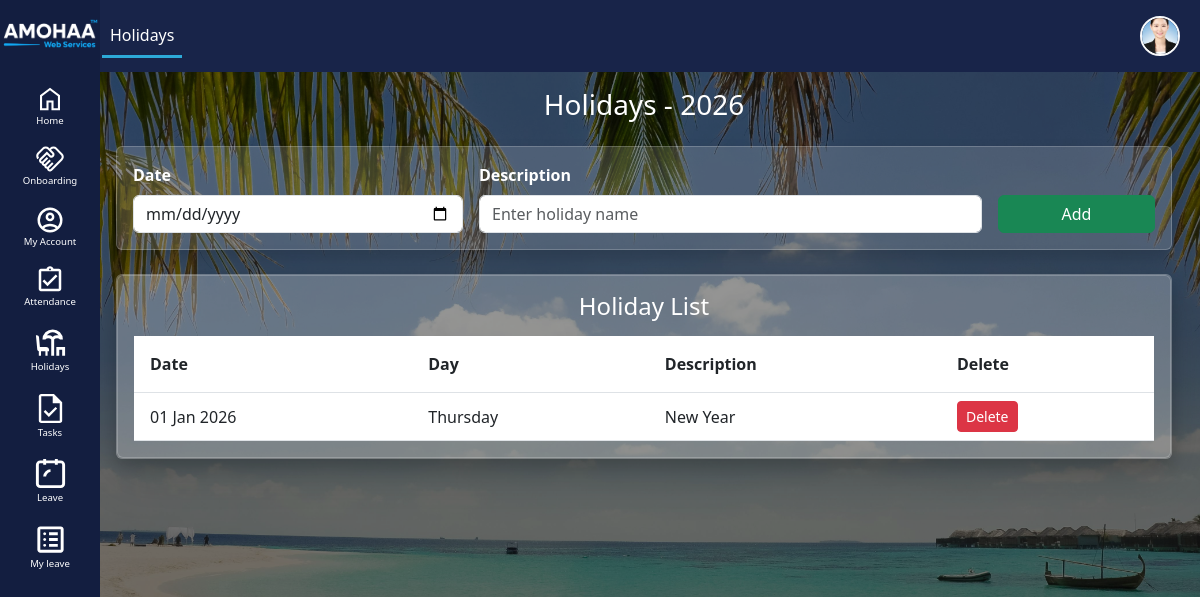
The page /main/holidays/ (signed in) on the database its author committed.
### employee_portal/models.py (models this page shows, shortened)
class Employee(models.Model):
    ROLE_CHOICES = (
        ("admin", "Admin"),
        ("employee", "Employee"),
    )
    user = models.OneToOneField(User, on_delete=models.CASCADE)
    role = models.CharField(max_length=20, choices=ROLE_CHOICES, default="employee")
    DESIGNATION_CHOICES = [
        ("CEO", "CEO"),
        ("Administration", "Administration"),
        ("Manager", "Manager"),
        ("Assistant Manager", "Assistant Manager"),
        ("Team Member", "Team Member"),
        ("Managing Director", "Managing Director"),
        ("Chief Executive Officer", "Chief Executive Officer"),
        ("Software Engineer", "Software Engineer"),
        ("Web Developer", "Web Developer"),
        ("Frontend Developer", "Frontend Developer"),
        ("Backend Developer", "Backend Developer"),
        ("Full Stack Developer", "Full Stack Developer"),
        ("Team Lead", "Team Lead"),
        ("Technical Lead", "Technical Lead"),
        ("Senior Manager", "Senior Manager"),
        ("Consultant", "Consultant"),
        ("Junior Developer", "Junior Developer"),
        ("Trainee", "Trainee"),
        ("Intern", "Intern"),
    ]
    user = models.OneToOneField(User, on_delete=models.CASCADE, null=True, blank=True)
    check_in_status = models.BooleanField(default=False)
    first_name = models.CharField(max_length=100)
    last_name = models.CharField(max_length=100, blank=True, null=True)
    official_email = models.EmailField(unique=True)
    phone = models.CharField(max_length=15, blank=True, null=True)
    dob = models.DateField(blank=True, null=True)
    uan_number = models.CharField(max_length=20, blank=True, null=True)
    aadhaar_number = models.CharField(max_length=20, blank=True, null=True)
    pan_number = models.CharField(max_length=20, blank=True, null=True)
    photo = models.ImageField(upload_to="employee_photos/", blank=True, null=True)
    present_address_line1 = models.CharField(max_length=255, blank=True, null=True)
    present_address_line2 = models.CharField(max_length=255, blank=True, null=True)
    present_city = models.CharField(max_length=100, blank=True, null=True)
    present_state = models.CharField(max_length=100, blank=True, null=True)
    present_country = models.CharField(max_length=100, blank=True, null=True)
    present_postal_code = models.CharField(max_length=20, blank=True, null=True)
    permanent_same_as_present = models.BooleanField(
        default=False, null=True, blank=True
    )
    permanent_address_line1 = models.CharField(max_length=255, blank=True, null=True)
    permanent_address_line2 = models.CharField(max_length=255, blank=True, null=True)
    permanent_city = models.CharField(max_length=100, blank=True, null=True)
    permanent_state = models.CharField(max_length=100, blank=True, null=True)
    permanent_country = models.CharField(max_length=100, blank=True, null=True)
    permanent_postal_code = models.CharField(max_length=20, blank=True, null=True)
    source_of_hire = models.CharField(max_length=100, blank=True, null=True)
    department = models.CharField(max_length=100, blank=True, null=True)
    experience = models.CharField(max_length=100, blank=True, null=True)
    skill_set = models.CharField(max_length=255, blank=True, null=True)
    highest_qualification = models.CharField(max_length=100, blank=True, null=True)
    additional_information = models.TextField(blank=True, null=True)
    location = models.CharField(max_length=100, blank=True, null=True)
    title = models.CharField(
        max_length=50,
        blank=True,
        null=True,
        choices=DESIGNATION_CHOICES,
        default="Team Member",
    )
    current_salary = models.DecimalField(
        max_digits=12, decimal_places=2, blank=True, null=True
    )
    offer_letter = models.FileField(upload_to="offer_letters/", blank=True, null=True)
    tentative_joining_date = models.DateField(blank=True, null=True)
    college_name = models.CharField(max_length=255, null=True, blank=True)
    degree = models.CharField(max_length=255, null=True, blank=True)
    field_of_study = models.CharField(max_length=255, null=True, blank=True)
    year_of_completion = models.CharField(max_length=50, null=True, blank=True)
    occupation = models.CharField(max_length=255, null=True, blank=True)
    company = models.CharField(max_length=255, null=True, blank=True)
    summary = models.TextField(null=True, blank=True)
    duration = models.CharField(max_length=100, null=True, blank=True)
    currently_work_here = models.CharField(max_length=10, null=True, blank=True)
    created_at = models.DateTimeField(auto_now_add=True, null=True)
    updated_at = models.DateTimeField(auto_now=True, null=True)

class Holiday(models.Model):
    date = models.DateField(unique=True)
    description = models.CharField(max_length=255)
    year = models.IntegerField()
    class Meta:
        ordering = ["date"]

### employee_portal/views.py (the view, shortened to what this page needs)
# urls.py: path("holidays/", views.holiday_list, name="holiday_list"),
def holiday_list(request):
    current_year = date.today().year
    holidays = Holiday.objects.filter(year=current_year).order_by("date")
    return render(
        request,
        "employee_portal/holiday_list.html",
        {"holidays": holidays, "year": current_year},
    )

### employee_portal/context_processors.py (called while the page is built)
def employee_context(request):
    if request.user.is_authenticated:
        emp = Employee.objects.filter(user=request.user).first()
        return {'emp': emp}
    return {}

### employee_portal/templates/employee_portal/holiday_list.html (shortened to what this page needs)
{% extends "employee_portal/base.html" %}
{% load static %}
{% block content %}
<div class="container mt-5 pt-4">
    <h3 class="text-center text-white mb-4 ms-5">Holidays - {{ year }}</h3>
     {% if user.is_superuser %}
    <div class="card shadow mb-4 ms-5 "style="background: rgba(255, 255, 255, 0.15);
              border: 1px solid rgba(255, 255, 255, 0.2);
              color: white;">
        <div class="card-body">
            <form method="POST">
                <div class="row g-3">
                    <div class="col-md-4">
                        <label class="form-label fw-bold">Date</label>
                        <input type="date" name="date" class="form-control" required>
                    </div>
                    <div class="col-md-6">
                        <label class="form-label fw-bold">Description</label>
                        <input type="text" name="description" class="form-control" placeholder="Enter holiday name" required>
                    </div>
                    <div class="col-md-2 d-flex align-items-end">
                        <button type="submit" class="btn btn-success w-100">Add</button>
                    </div>
                </div>
            </form>
        </div>
    </div>
    {% endif %}
    <div class="card shadow ms-5" style="background: rgba(255, 255, 255, 0.15);
              border: 1px solid rgba(255, 255, 255, 0.2);
              color: white;">
  <div class="table-responsive shadow-lg p-3 rounded"
       style="background: rgba(255, 255, 255, 0.12);
              border: 1px solid rgba(255, 255, 255, 0.2);">
    <h4 class="text-center text-white mb-3">Holiday List</h4>
    <table class="table table-hover text-white align-middle mb-0">
      <thead style="background: rgba(255, 255, 255, 0.2);" class="text-white">
        <tr>
          <th class="py-3 ps-3"> Date</th>
          <th class="py-3 ps-3"> Day</th>
          <th class="py-3 ps-3"> Description</th>
          {% if user.is_superuser %}
<th class="py-3 ps-3">Delete</th>
{% endif %}
        </tr>
      </thead>
      <tbody>
        {% for h in holidays %}
        <tr class="table-row">
          <td class="ps-3">{{ h.date|date:"d M Y" }}</td>
          <td class="ps-3">{{ h.date|date:"l" }}</td>
          <td class="ps-3">{{ h.description }}</td>
          {% if user.is_superuser %}
<td class="ps-3">
  <form method="POST" action="{% url 'delete_holiday' h.id %}"
        onsubmit="return confirm('Are you sure you want to delete this holiday?');">
    <button type="submit" class="btn btn-danger btn-sm">
      Delete
    </button>
  </form>
</td>
{% endif %}
        </tr>
        {% empty %}
        <tr>
          <td colspan="3" class="text-center text-light">No holidays added yet.</td>
        </tr>
        {% endfor %}
      </tbody>
    </table>
  </div>
</div>
    </div>
</div>
{% endblock %}

### employee_portal/templates/employee_portal/base.html (shortened to what this page needs)
{% load static %}
<!DOCTYPE html>
<html lang="en">
<head>
  <link href="https://cdn.jsdelivr.net/npm/bootstrap@5.3.0/dist/css/bootstrap.min.css" rel="stylesheet">
  <link href="https://cdn.jsdelivr.net/npm/bootstrap-icons@1.11.3/font/bootstrap-icons.css" rel="stylesheet">
</head>
<body>
<nav class="navbar navbar-expand-lg top-navbar fixed-top" id="top-navbar" style="background-color: #182449ff;">
  <div class="container-fluid">
    <div class="collapse navbar-collapse justify-content-between" id="navbarNav">
       <ul class="navbar-nav">
        {% if request.path == '/main/home/' %}
          <li class="nav-item">
            <a class="nav-link text-white active" href="{% url 'dashboard' %}">My Dashboard</a>
          </li>
        {% elif request.path == '/main/onboarding/candidate/' %}
          <li class="nav-item">
            <a class="nav-link text-white active" href="{% url 'employee_list' %}">Onboarding</a>
          </li>
          {% elif request.path == '/main/holidays/' %}
          <li class="nav-item">
            <a class="nav-link text-white active" href="{% url 'holiday_list' %}">Holidays</a>
          </li>
        {% elif request.path == '/main/my-account/' %}
          <li class="nav-item">
            <a class="nav-link text-white active" href="{% url 'my_account' %}">My Account</a>
          </li>
        {% elif request.path == '/main/attendance-calendar/' %}
          <li class="nav-item">
            <a class="nav-link text-white active" href="{% url 'attendance_calendar' %}">Attendance</a>
          </li>
          {% elif request.path == '/main/tasks/' %}
                    <li class="nav-item">
            <a class="nav-link text-white active fs-4 ps-3" href="{% url 'task_list' %}">Tasks</a>
          </li>
          {% elif request.path == '/main/tasks/add/' %}
                    <li class="nav-item">
            <a class="nav-link text-white active fs-4 ps-3" href="{% url 'task_list' %}">Add Tasks</a>
          </li>
          {% elif request.path == '/main/leave/add/' %}
              <li class="nav-item">
            <a class="nav-link text-white active fs-4 ps-3" href="{% url 'add_leave' %}">Add Leave</a>
          </li>
          {% elif request.path == '/main/leave-list/' %}
              <li class="nav-item">
            <a class="nav-link text-white active fs-5 ps-3" href="{% url 'add_leave' %}">My Leave</a>
          </li>
                    {% elif request.path == '/main/leave/edit/<int:leave_id>/' %}
              <li class="nav-item">
            <a class="nav-link text-white active fs-5 ps-3" href="{% url 'edit_leave' %}">Edit Leave</a>
          </li>
        {% endif %}
      </ul>
    </div>
      <ul class="navbar-nav ms-auto">
        <li class="nav-item dropdown">
          <a class="nav-link" data-bs-toggle="offcanvas" href="#profileOffcanvas" role="button" aria-controls="profileOffcanvas">
            {% if emp.photo %}
              <img src="{{ emp.photo.url }}" class="rounded-circle border border-2 border-light" width="40" height="40" style="object-fit: cover;">
            {% else %}
              <img src="{% static 'images/user.avif' %}" class="rounded-circle border border-2 border-light" width="40" height="40" style="object-fit: cover;">
            {% endif %}
          </a>
        </li>
      </ul>
    </div>
</nav>
  <div class="sidebar" style="background-color: #131e40;">
      <img src="{% static 'images/logo.png' %}" class="mb-3 mt-3" alt="logo" style="width: 100px;">
    <ul class="nav flex-column">
      <li class="nav-item w-100 ">
        <a class="nav-link text-white pt-3 {% if request.path == '/main/home/' %}active{% endif %}"  href="{% url 'dashboard' %}"id="home-link">
          <svg xmlns="http://www.w3.org/2000/svg" height="30px" viewBox="0 -960 960 960" width="30px" fill="#FFFFFF"><path d="M226.67-186.67h140v-246.66h226.66v246.66h140v-380L480-756.67l-253.33 190v380ZM160-120v-480l320-240 320 240v480H526.67v-246.67h-93.34V-120H160Zm320-352Z"/></svg>Home</a>
      </li>
{% if user.is_superuser  %}
      <li class="nav-item w-100 ">
        <a class="nav-link  text-white {% if request.path == '/main/onboarding/candidate/' %}active{% endif %}" href="{% url 'employee_list' %}">
        Onboarding</a>
      </li>
      <li class="nav-item w-100">
  <a class="nav-link text-white {% if request.path == '/my-account/' %}active{% endif %}" href="{% url 'my_account' %}">
    My Account
  </a>
{% endif %}
      <li class="nav-item w-100 ">
        <a class="nav-link  text-white " href="{% url 'attendance_calendar' %}">
          Attendance</a>
      </li>
        <li class="nav-item w-100 ">
        <a class="nav-link  text-white" href="{% url 'holiday_list' %}">
          Holidays</a>
      </li>
              <li class="nav-item w-100 ">
        <a class="nav-link  text-white" href="{% url 'task_list' %}">
          Tasks</a>
      </li>
      <li class="nav-item w-100 ">
        <a class="nav-link  text-white" href="{% url 'add_leave' %}">
Leave</a>
      </li>
      <li class="nav-item w-100 ">
        <a class="nav-link  text-white" href="{% url 'leave_list' %}">
        My leave</a>
      </li>
    </ul>
  </div>
  <div class="content">
    {% block content %}
    {% endblock %}
</body>
</html>

### rows shown on the page
Employee: photo (picture)
Holiday: date "01 Jan 2026", date "Thursday", description "New Year"
